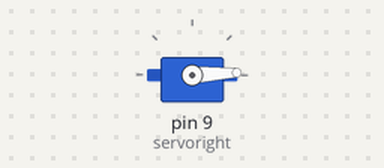
A sketch run on a simulated Arduino Uno, built with avr-gcc and run on an emulated ATmega328P. On the bench: servo.

Above: at 0.05 s.
At 0.75 s:
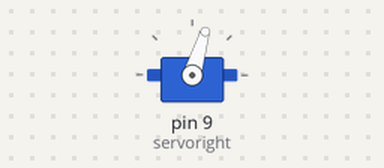
At 2.35 s:
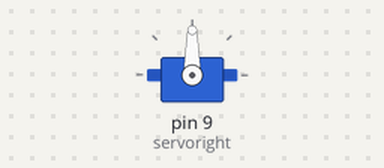
At 4.65 s:
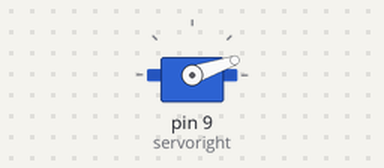
Timing chart, 0 to 10.2 s (numbered marks = the images above):
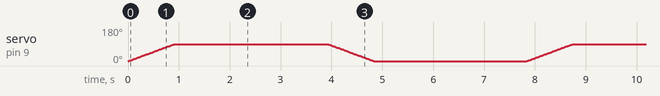

The sketch:

maulik_test.ino
```cpp
#include <Servo.h>

Servo servoright;

void setup() {
  // put your setup code here, to run once:
servoright.attach(9);  // attaches the servo on pin 9 to the servo object
}

void loop() {
  // put your main code here, to run repeatedly:
  int pos;
  for(pos = 0; pos <= 90; pos += 1) // goes from 0 degrees to 180 degrees
    {                                  // in steps of 1 degree
      servoright.write(pos);
      delay(10);

      // ============ Update pressure valu
      //Serial.println(pressure_diff);
      //Serial.println(pressure_expiration);
    }
  delay(3000);
   for(pos = 90; pos >= 0; pos -= 1) // goes from 0 degrees to 180 degrees
    {                                  // in steps of 1 degree
      servoright.write(pos);
      delay(10);

      // ============ Update pressure valu
      //Serial.println(pressure_diff);
      //Serial.println(pressure_expiration);
    }
    delay(3000);
}
```
